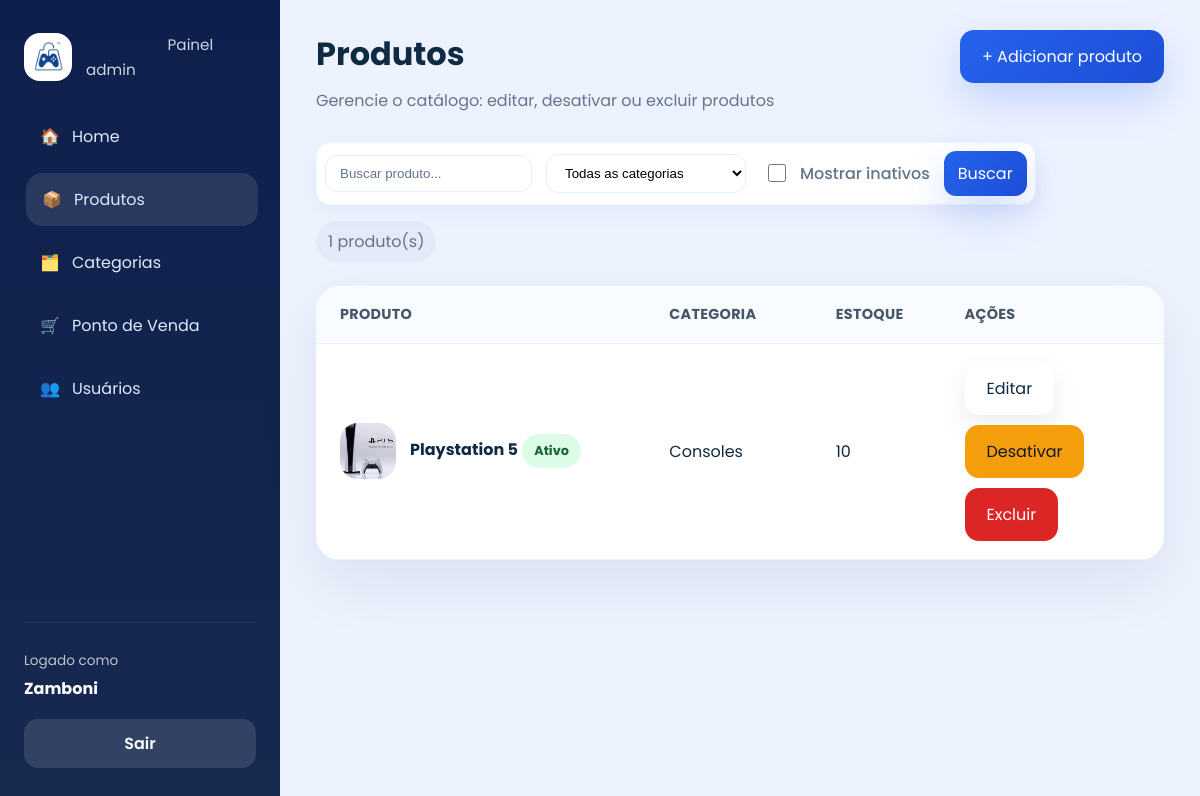
/produtos/ (signed in), run on an earlier commit of the app's database.
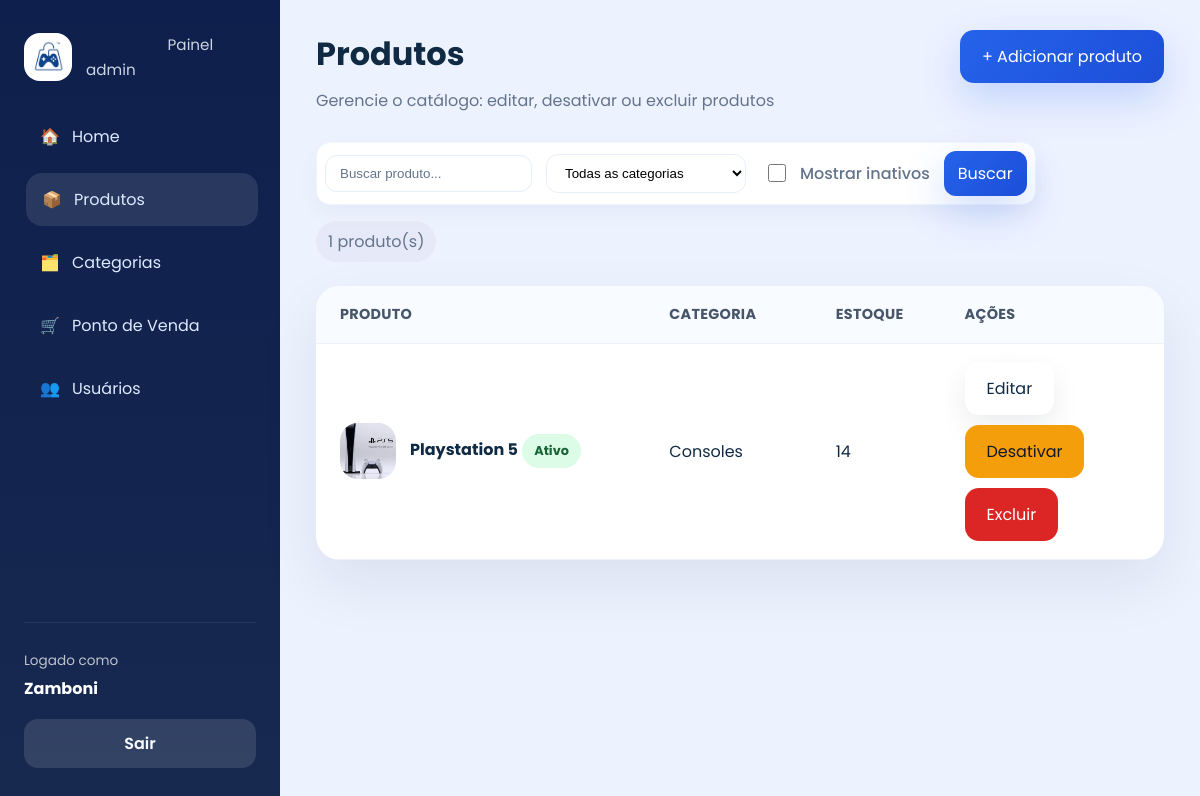
And on a later commit of the database.
### app/models/produto.py (models this page shows, shortened)
class Produto(Base):
    __tablename__ = "produtos"
    id = Column(Integer, primary_key=True, autoincrement=True, index=True)
    nome = Column(String(167), nullable=False, index=True)
    preco = Column(Float, nullable=False, default=0.0)
    descricao = Column(String(255), nullable=True)
    estoque_atual = Column(Integer, nullable=False, default=0)
    ativo = Column(Boolean, default=True)
    imagem_path = Column(String(255), nullable=True)
    categoria_id = Column(Integer, ForeignKey("categorias.id", ondelete="SET NULL"), nullable=True)
    categoria = relationship("Categoria", back_populates="produtos")

### app/models/categoria.py (models this page shows)
class Categoria(Base):
    __tablename__ = "categorias"
    id = Column(Integer, primary_key=True, autoincrement=True, index=True)
    nome = Column(String(167), nullable=False, unique=True)
    descricao = Column(String(255), nullable=True)
    ativo = Column(Boolean, default=True)
    produtos = relationship("Produto", back_populates="categoria", lazy="select")

### app/controllers/produto_controller.py (the view)
@router.get("/")
def listar_produtos(
    request: Request,
    busca: str = "",
    categoria_id: int = 0,       # 0 = todas as categorias
    mostrar_inativos: bool = False,  # toggle para exibir também produtos inativos
    db: Session = Depends(get_db),
    usuario = Depends(get_usuario_logado)
):
    query = db.query(Produto)
    if not mostrar_inativos:
        query = query.filter(Produto.ativo == True)
    if busca:
        query = query.filter(Produto.nome.ilike(f"%{busca}%"))
    if categoria_id:
        query = query.filter(Produto.categoria_id == categoria_id)
    produtos    = query.order_by(Produto.nome).all()
    categorias  = db.query(Categoria).filter(Categoria.ativo == True).all()
    return templates.TemplateResponse(
        request,
        "admin/produtos.html",
        {
            "request":      request,
            "usuario":      usuario,
            "produtos":     produtos,
            "categorias":   categorias,
            "busca":        busca,
            "categoria_id": categoria_id,
            "mostrar_inativos": mostrar_inativos,
            "page_title":   "Produtos",
            "page_subtitle":"Gerencie o catálogo: editar, desativar ou excluir produtos",
            "css_path":     "css/admin.css",
            "active":       "produtos",
            "extra_button": {"href": "/produtos/novo", "label": "+ Adicionar produto"},
        }
    )

### app/templates/admin/produtos.html (shortened to what this page needs)
{% extends "admin/base.html" %}
{% block content %}
<div class="page-actions">
  <form class="search-bar" action="/produtos" method="get">
    <input type="text" name="busca" placeholder="Buscar produto..." value="{{ busca }}">
    <select name="categoria_id">
      <option value="0">Todas as categorias</option>
    </select>
    <label style="margin-left:8px; display:inline-flex; align-items:center;">
      <input type="checkbox" name="mostrar_inativos" value="true" {% if mostrar_inativos %}checked{% endif %} style="margin-right:6px;"> Mostrar inativos
    </label>
    <button type="submit" class="btn btn-primary">Buscar</button>
  </form>
  <span class="detail-pill">{{ produtos|length }} produto(s)</span>
</div>
{% if produtos %}
<div class="table-card">
  <div class="table-row header">
    <div>Produto</div>
    <div>Categoria</div>
    <div>Estoque</div>
    <div>Ações</div>
  </div>
  {% for produto in produtos %}
  <div class="table-row">
    <div class="product-info">
      <img src="{{ produto.imagem_url }}" alt="{{ produto.nome }}">
      <div>
        <strong>{{ produto.nome }}</strong>
        <span class="status-badge {% if produto.ativo %}active{% else %}inactive{% endif %}">{{ 'Ativo' if produto.ativo else 'Inativo' }}</span>
      </div>
    </div>
    <div>{{ produto.categoria.nome if produto.categoria else 'Sem categoria' }}</div>
    <div>{{ produto.estoque_atual }}</div>
    <div class="actions">
      <a href="/produtos/{{ produto.id }}/editar" class="btn btn-secondary">Editar</a>
      {% if produto.ativo %}
      <form action="/produtos/{{ produto.id }}/desativar" method="post"><button type="submit" class="btn btn-warning">Desativar</button></form>
      {% else %}
      <form action="/produtos/{{ produto.id }}/ativar" method="post"><button type="submit" class="btn btn-success">Ativar</button></form>
      {% endif %}
      <form action="/produtos/{{ produto.id }}/deletar" method="post"><button type="submit" class="btn btn-danger">Excluir</button></form>
    </div>
  </div>
  {% endfor %}
</div>
{% else %}
<div class="empty-state">Nenhum produto encontrado. Cadastre um novo produto para começar.</div>
{% endif %}
{% endblock %}

What changed in the data, as far as the page shows it:
changed Produto "Playstation 5": estoque_atual "10" → "14"
